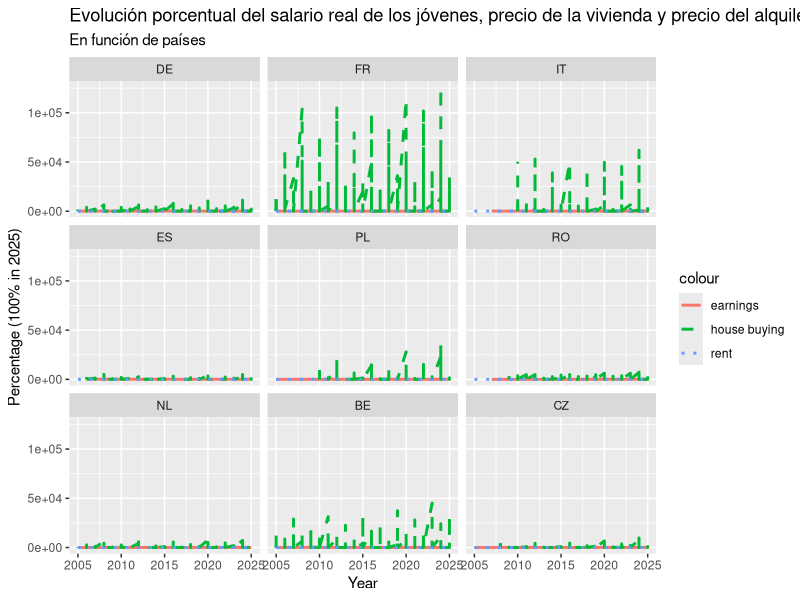
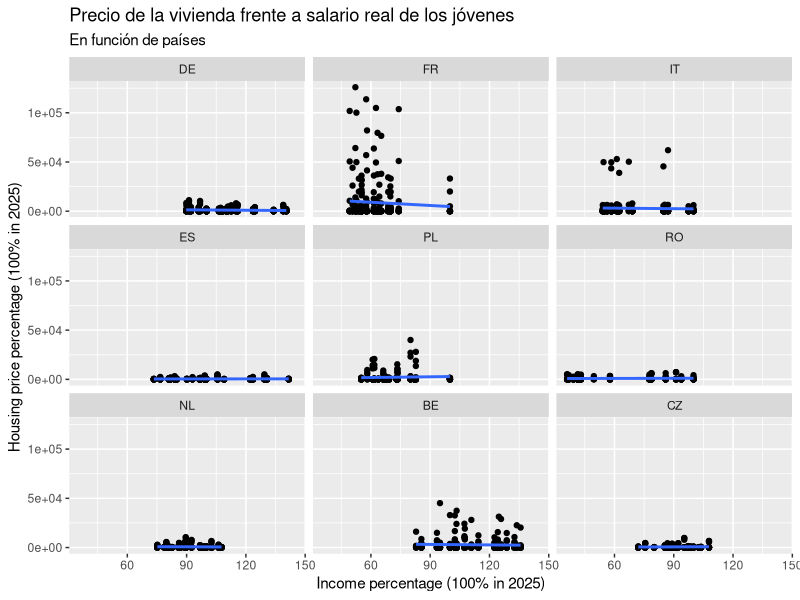
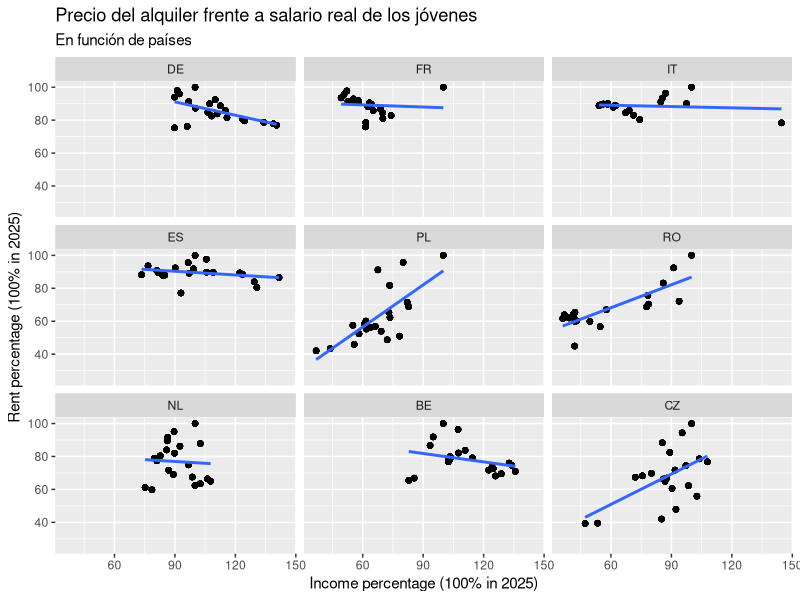
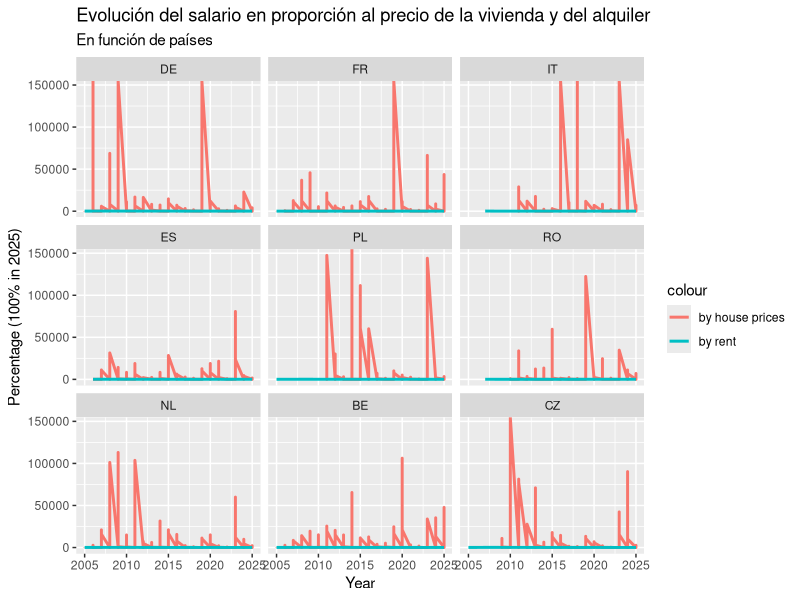
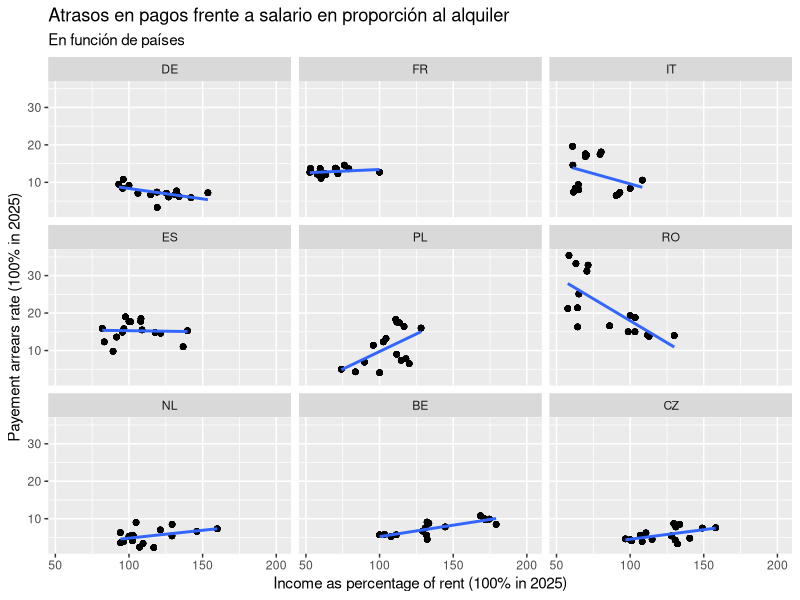
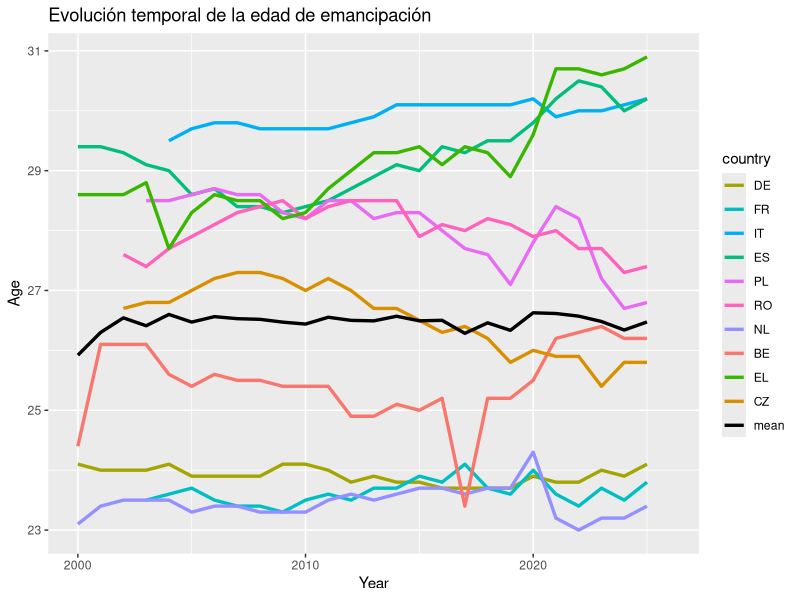
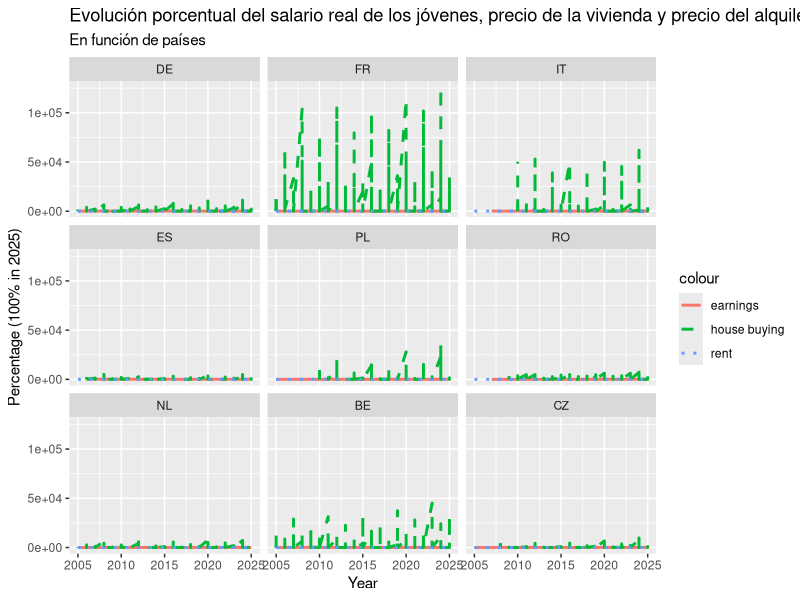
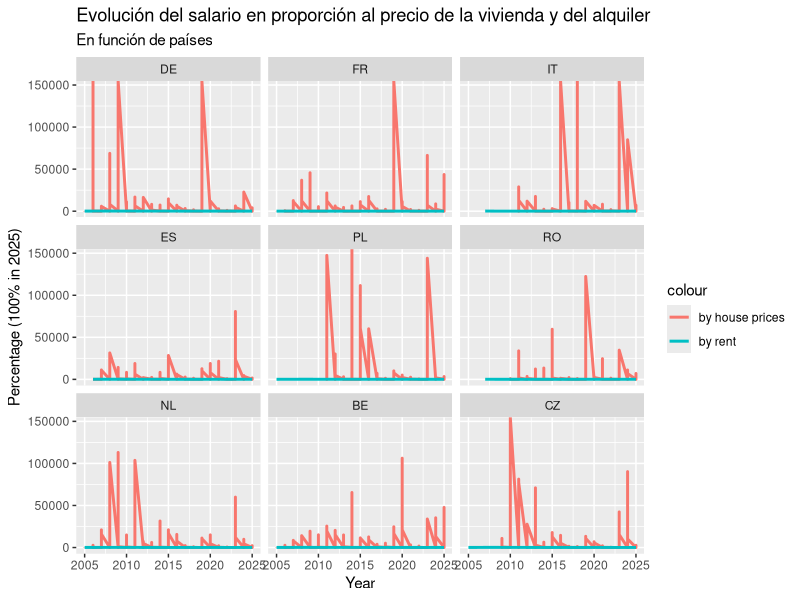

Reproduce these figures in R, in order.
## ---- chunk 1
library(readr)
library(stringr)
library(dplyr)
library(tidyr)
library(magrittr)
library(lubridate)
library(ggplot2)
library(GGally)
## ---- chunk 2
poblacion <- read_tsv('data/poblacion_paises.tsv')
#str(poblacion)
#head(poblacion)

colnames(poblacion)[1] <- 'country'
poblacion %<>% mutate(country = sub("^.*,", "", country)) %>% mutate(across(-1, ~ as.numeric(gsub('[^0-9.]', '', .x))))

poblacion %<>% transmute(country, population = rowMeans(select(., -country), na.rm = TRUE))
# Calculamos la media poblacional de cada pais desde el 2000 hasta hoy

poblacion %<>% arrange(desc(population)) %>% filter(!(country %in% c('RU', 'UA', 'DE_TOT', 'TR', 'FX', 'BY', 'AZ', 'UK')))
# Ordenamos los paises de mayor a menor poblacion
# Eliminamos algunos que no pertenecen politicamente a Europa

mas.poblacion10 <- poblacion$country[1:10]
# Nos quedamos con los nombres de los 10 primeros

mas.poblacion5 <- poblacion$country[1:5]
# Nos quedamos con los nombres de los 5 primeros
## ---- chunk 3
indep.resid <- read_tsv('data/edad_independencia_residencial.tsv')
#str(indep.resid)
#head(indep.resid)

colnames(indep.resid)[1] <- 'sex.country'
indep.resid %<>% mutate(sex.country = sub("^.*,([^,]*,[^,]*)$", "\\1", sex.country)) %>% separate(sex.country, into = c('sex', 'country'), sep = ',') %>% mutate(sex = factor(sex))

indep.resid %<>% mutate(across(c(-1, -2), ~ as.numeric(gsub('[^0-9.]', '', .x)))) %>% pivot_longer(cols = c(-1, -2), names_to = 'year', values_to = 'age.indep') %>% mutate(year = as.numeric(year)) %>% filter(sex == 'T' & country %in% mas.poblacion10) %>% select(-sex) %>% mutate(country = factor(country, levels = mas.poblacion10, labels = mas.poblacion10))
## ---- chunk 4
precio.vivienda <- read_tsv('data/precio_vivienda.tsv')
#str(precio.vivienda)
#head(precio.vivienda)

colnames(precio.vivienda)[1] <- 'country'
precio.vivienda %<>% mutate(country = sub(".*,", "", country))

precio.vivienda %<>% mutate(across(-1, ~ as.numeric(gsub('[^0-9.]', '', .x)))) %>% pivot_longer(cols = -1, names_to = 'year.quadri', values_to = 'rel.price2015.house')

precio.vivienda %<>% separate(year.quadri, into = c('year', 'quadri'), sep = '-') %>% mutate(quadri = factor(quadri, ordered=TRUE)) %>% mutate(year = as.numeric(year)) %>% filter(country %in% mas.poblacion10 & quadri == 'Q1') %>% select(-quadri) %>% mutate(country = factor(country, levels = mas.poblacion10, labels = mas.poblacion10))
## ---- chunk 5
precio.alquiler <- read_tsv('data/precio_alquiler.tsv')
#str(precio.alquiler)
#head(precio.alquiler)

colnames(precio.alquiler)[1] <- 'country'
precio.alquiler %<>% mutate(country = sub(".*,", "", country))

precio.alquiler %<>% mutate(across(-1, ~ as.numeric(gsub('[^0-9.]', '', .x)))) %>% pivot_longer(cols = -1, names_to = 'year', values_to = 'rel.price2015.rent') %>% mutate(year = as.numeric(year)) %>% filter(country %in% mas.poblacion10) %>% mutate(country = factor(country, levels = mas.poblacion10, labels = mas.poblacion10))
## ---- chunk 6
salarios <- read_tsv('data/salarios.tsv')
#str(salarios)
#head(salarios)

colnames(salarios)[1] <- 'age.country'
salarios %<>% mutate(age.country = sub("^[^,]*,([^,]*,).*,([^,]*)$", "\\1\\2", age.country)) %>% separate(age.country, into = c('age', 'country'), sep = ',') %>% mutate(age = factor(age, ordered = TRUE))

salarios %<>% mutate(across(c(-1, -2), ~ as.numeric(gsub('[^0-9.]', '', .x)))) %>% pivot_longer(cols = c(-1, -2), names_to = 'year', values_to = 'income') %>% mutate(year = as.numeric(year)) %>% filter(country %in% mas.poblacion10) %>% pivot_wider(names_from = age, values_from = income)
colnames(salarios)[c(3,4)] <- c('income.1824', 'income.2549')
salarios %<>% mutate(income = (income.1824+income.2549)/2) %>% select(c(-income.1824, -income.2549))
## ---- chunk 7
salarios2 <- read_tsv('data/salarios2.tsv')
#str(salarios)
#head(salarios)

salarios2 %<>% transmute(country = ref_area.label, year = time, earnings = 0.9*obs_value) 
names.country <- c('Denmark', 'France', 'Italy', 'Spain', 'Poland', 'Romania', 'Netherlands', 'Belgium', 'Greece', 'Czechia')
names.country %in% salarios2$country
salarios2 %<>% filter(country %in% names.country) %>% mutate(country = factor(country, levels = names.country, labels = mas.poblacion10))
## ---- chunk 8
ipca <- read_tsv('data/ipca.tsv')
#str(ipca)
#head(ipca)

colnames(ipca)[1] <- 'country'
ipca %<>% mutate(country = sub(".*,", "", country))

ipca %<>% mutate(across(-1, ~ as.numeric(gsub('[^0-9.]', '', .x)))) %>% pivot_longer(cols = -1, names_to = 'year', values_to = 'rel.value2025.ipca') %>% mutate(year = as.numeric(year)) %>% mutate(country = factor(country, levels = mas.poblacion10, labels = mas.poblacion10))
## ---- chunk 9
retr.pagos1629 <- read_tsv('data/retrasos_pagos_16-29.tsv')
#str(retr.pagos1629)
#head(retr.pagos1629)

colnames(retr.pagos1629)[1] <- 'country'
retr.pagos1629 %<>% mutate(country = sub("^.*,", "", country))

retr.pagos1629 %<>% mutate(across(-1, ~ as.numeric(gsub('[^0-9.]', '', .x)))) %>% pivot_longer(cols = -1, names_to = 'year', values_to = 'arrears.rate') %>% mutate(year = as.numeric(year)) %>% filter(country %in% mas.poblacion10) %>% mutate(country = factor(country, levels = mas.poblacion10, labels = mas.poblacion10))
## ---- chunk 10
salarios2 %<>% left_join(ipca)
# Hacemos join de los dataframes de salarios y de la inflacion anualizada (IPCA)
salarios2 %<>% group_by(country) %>% transmute(year, country, real.earnings = earnings*rel.value2025.ipca[year==2015]/rel.value2025.ipca) %>% ungroup()
# Creamos una columna con los salarios reales a partir de la inflacion
salarios2 %<>% group_by(country) %>% transmute(year, country, rel.earnings = real.earnings/real.earnings[year == 2025]*100) %>% ungroup()
# Convertimos los salarios a una variable con referencia = 100 en 2005
# Lo hacemos para poder compararlos con la evolucion de vivienda y alquiler
## ---- chunk 11
precio.alquiler %<>% group_by(country) %>% mutate(rel.price.rent = rel.price2015.rent/rel.price2015.rent[year == 2025]*100) %>% ungroup() %>% select(-rel.price2015.rent)
precio.vivienda %<>% group_by(country) %>% mutate(rel.price.house = rel.price2015.house/rel.price2015.house[year == 2025]*100) %>% ungroup() %>% select(-rel.price2015.house)
## ---- chunk 12
jovenes.df <- indep.resid %>% full_join(salarios2) %>% full_join(precio.alquiler) %>% full_join(precio.vivienda) %>% full_join(retr.pagos1629)
jovenes.df %<>% mutate(earn.prop.house = rel.earnings/rel.price.house*100, earn.prop.rent = rel.earnings/rel.price.rent*100)
## ---- chunk 13
sumario.jovenes <- data.frame(variable = colnames(jovenes.df))
sumario.jovenes$type <- sapply(jovenes.df, function(x) class(x)[1])
sumario.jovenes$levels <- sapply(jovenes.df, function(x) length(unique(x)))
sumario.jovenes$topLevel <- sapply(jovenes.df, function(x) names(which.max(table(x))))
sumario.jovenes$topCount <- sapply(jovenes.df, function(x) max(table(x)))
sumario.jovenes$topFrac <- sumario.jovenes$topCount / nrow(jovenes.df)
sumario.jovenes$missFreq <- sapply(jovenes.df, function(x) sum(is.na(x)))
sumario.jovenes$missFrac <- sumario.jovenes$missFreq / nrow(jovenes.df)

sumario.jovenes
## ---- chunk 14
ggplot(data = filter(jovenes.df, country != 'EL', year >= 2005 & year <= 2025)) + 
  geom_line(aes(x = year, y = rel.earnings, color = 'earnings'), linewidth = 1, na.rm = TRUE) + 
  geom_line(aes(x = year, y = rel.price.house, color = 'house buying'), linewidth = 1, linetype = 2, na.rm = TRUE) + 
  geom_line(aes(x = year, y = rel.price.rent, color = 'rent'), linewidth = 1, linetype = 3, na.rm = TRUE) + facet_wrap(.~country, nrow = 4) + labs(title = 'Evolución porcentual del salario real de los jóvenes, precio de la vivienda y precio del alquiler', subtitle = 'En función de países') + xlab('Year') + ylab('Percentage (100% in 2025)')
ggsave('results/viviendas_salarios.pdf', width = 14, height = 10, dpi = 300)
## ---- chunk 15
jovenes.df %>% filter(country != 'EL', year >= 2005 & year <= 2025) %>% ggplot(aes(x = rel.earnings, y = rel.price.house)) + geom_point(na.rm = TRUE) + 
   geom_smooth(method = "lm", se = FALSE, na.rm = TRUE) + facet_wrap(.~country, nrow = 4) + xlab('Income percentage (100% in 2025)') + ylab('Housing price percentage (100% in 2025)') + labs(title = 'Precio de la vivienda frente a salario real de los jóvenes', subtitle = 'En función de países')
## ---- chunk 16
jovenes.df %>% filter(country != 'EL', year >= 2005 & year <= 2025) %>% group_by(country) %>% summarise(cor.pearson = cor(rel.earnings, rel.price.house, method = 'pearson', use = 'complete.obs'), cor.spearman = cor(rel.earnings, rel.price.house, method = 'spearman', use = 'complete.obs'))
## ---- chunk 17
jovenes.df %>% filter(country != 'EL', year >= 2005 & year <= 2025) %>% ggplot(aes(x = rel.earnings, y = rel.price.rent)) + geom_point(na.rm = TRUE) + 
  geom_smooth(method = "lm", se = FALSE, na.rm = TRUE) + facet_wrap(.~country, nrow = 4) + xlab('Income percentage (100% in 2025)') + ylab('Rent percentage (100% in 2025)') + labs(title = 'Precio del alquiler frente a salario real de los jóvenes', subtitle = 'En función de países')
## ---- chunk 18
jovenes.df %>% filter(country != 'EL', year >= 2005 & year <= 2025) %>% group_by(country) %>% summarise(cor.pearson = cor(rel.earnings, rel.price.rent, method = 'pearson', use = 'complete.obs'), cor.spearman = cor(rel.earnings, rel.price.rent, method = 'spearman', use = 'complete.obs'))
## ---- chunk 19
ggplot(data = filter(jovenes.df, country != 'EL', year >= 2005 & year <= 2025)) + 
  geom_line(aes(x = year, y = earn.prop.house, color = 'by house prices'), linewidth = 1, na.rm = TRUE) + 
  geom_line(aes(x = year, y = earn.prop.rent, color = 'by rent'), linewidth = 1, na.rm = TRUE) + facet_wrap(.~country, nrow = 4) + labs(title = 'Evolución del salario en proporción al precio de la vivienda y del alquiler', subtitle = 'En función de países') + xlab('Year') + ylab('Percentage (100% in 2025)')
ggsave('results/proporcion_salario.pdf', width = 14, height = 10, dpi = 300)
## ---- chunk 20
jovenes.df %>% filter(country != 'EL', year >= 2005 & year <= 2025) %>% ggplot(aes(x = earn.prop.rent, y = arrears.rate)) + geom_point(na.rm = TRUE) + 
  geom_smooth(method = "lm", se = FALSE, na.rm = TRUE) + facet_wrap(.~country, nrow = 4) + xlab('Income as percentage of rent (100% in 2025)') + ylab('Payement arrears rate (100% in 2025)') + labs(title = 'Atrasos en pagos frente a salario en proporción al alquiler', subtitle = 'En función de países')
## ---- chunk 21
age.mean <- jovenes.df %>% group_by(year) %>% summarise(age.mean = mean(age.indep, na.rm = TRUE), .groups = "drop")
ggplot() + geom_line(data = jovenes.df, mapping = aes(x = year, y = age.indep, color = country), linewidth = 1.15, na.rm = TRUE) + geom_line(data = age.mean, mapping = aes(x = year, y = age.mean, color = 'mean'), linewidth = 1.15, na.rm = TRUE) +
  scale_color_manual(values = c(setNames(scales::hue_pal()(length(unique(jovenes.df$country))), unique(jovenes.df$country)), "mean" = "black")) +
  labs(title = 'Evolución temporal de la edad de emancipación') + xlab('Year') + ylab('Age')
ggsave('results/edad_emancipacion.pdf', width = 14, height = 10, dpi = 300)
